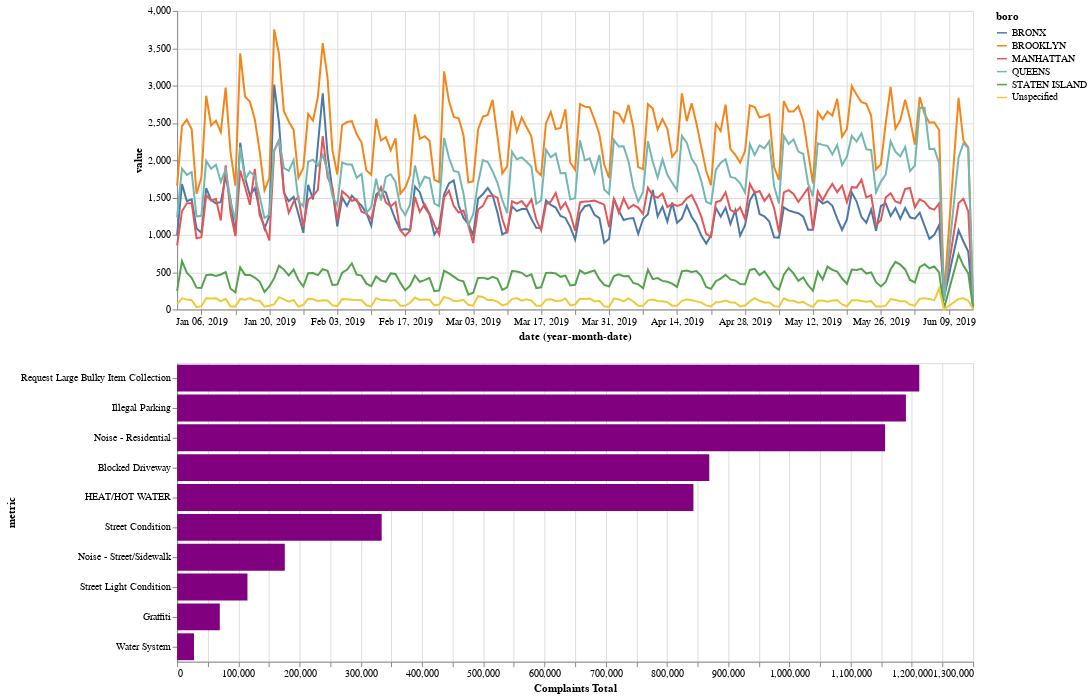

Source (notebook cell):
### Code cell
dash = alt.vconcat(
    T, 
    B,
    data=data
)

dash

### Figure 1 — Vega-Lite specification as saved in the notebook (floating-point values rounded to 4 significant figures; data arrays with more than 128 entries replaced by an {"elided": "..."} marker saying what was removed)
{"$schema": "https://vega.github.io/schema/vega-lite/v3.4.0.json", "config": {"mark": {"tooltip": null}, "view": {"height": 300, "width": 400}}, "data": {"name": "data-881d0ddad787ff007bd0f38d8dbfa700"}, "datasets": {"data-881d0ddad787ff007bd0f38d8dbfa700": {"elided": "6840 records"}}, "vconcat": [{"encoding": {"color": {"field": "boro", "type": "nominal"}, "x": {"field": "date", "timeUnit": "yearmonthdate", "type": "temporal"}, "y": {"field": "value", "type": "quantitative"}}, "mark": "line", "selection": {"selector001": {"empty": "all", "encodings": ["x"], "type": "interval"}}, "transform": [{"filter": "(datum.metric === 'complaints')"}], "width": 800}, {"encoding": {"color": {"value": "purple"}, "tooltip": [{"field": "metric", "type": "nominal"}, {"field": "svalue", "type": "quantitative"}], "x": {"field": "svalue", "title": "Complaints Total", "type": "quantitative"}, "y": {"field": "metric", "sort": {"field": "svalue", "order": "descending"}, "type": "nominal"}}, "mark": "bar", "transform": [{"filter": {"selection": "selector001"}}, {"filter": "datum.metric != 'complaints'"}, {"filter": "datum.boro == 'NYC'"}, {"aggregate": [{"as": "svalue", "field": "value", "op": "sum"}], "groupby": ["metric"]}, {"sort": [{"field": "svalue", "order": "descending"}], "window": [{"as": "rank", "field": "svalue", "op": "rank"}]}, {"filter": "datum.rank <= 10"}], "width": 800}]}
